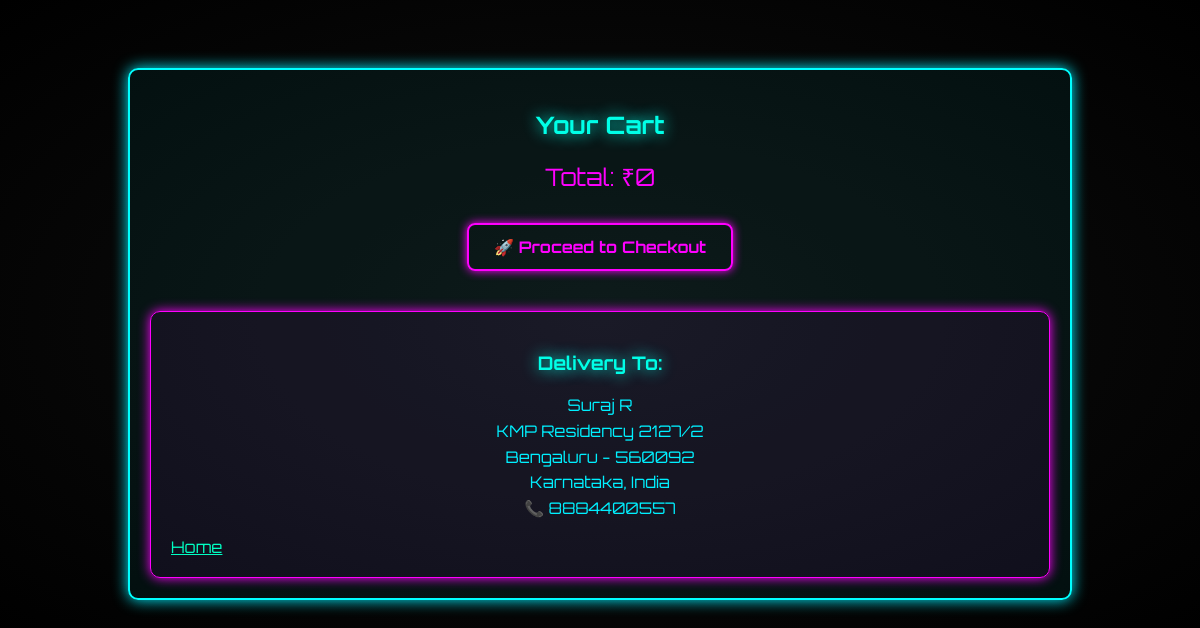
The app's page /cart/ (signed in) with its own data.
### bapp/models.py (models this page shows, shortened)
class Address(models.Model):
    user = models.OneToOneField(User, on_delete=models.CASCADE)
    full_name = models.CharField(max_length=100)
    phone = models.CharField(max_length=15)
    address_line = models.CharField(max_length=255)
    city = models.CharField(max_length=100)
    state = models.CharField(max_length=100)
    zip_code = models.CharField(max_length=10)
    country = models.CharField(max_length=100, default="India")

### bapp/views.py (the view)
# urls.py: path('cart/', views.view_cart, name='view_cart'),
@login_required
def view_cart(request):
    cart_items = CartItem.objects.filter(user=request.user)
    total = sum(item.laptop.price * item.quantity for item in cart_items)
    address = Address.objects.filter(user=request.user).first()
    return render(request, 'cart.html', {
        'cart_items': cart_items,
        'total': total,
        'address': address
    })

### templates/cart.html (shortened to what this page needs)
<!DOCTYPE html>
<html>
<head>
</head>
<body>
  <div class="cart-container">
    <h2>Your Cart</h2>
    <p class="total">Total: ₹{{ total }}</p>
    <a href="{% url 'checkout' %}" class="btn-checkout">🚀 Proceed to Checkout</a>
    <div class="delivery">
      <h3>Delivery To:</h3>
      {% if address %}
        <div class="address-text">
          <p>{{ address.full_name }}<br>
             {{ address.address_line }}<br>
             {{ address.city }} - {{ address.zip_code }}<br>
             {{ address.state }}, {{ address.country }}<br>
             📞 {{ address.phone }}</p>
        </div>
      {% else %}
        <p><a href="{% url 'add_or_update_address' %}">➕ Add delivery address</a></p>
      {% endif %}
      <a href="{% url 'home' %}">Home</a>
    </div>
  </div>
</body>
</html>

### templates/cart.html (style rules this page uses)
body { background: radial-gradient(ellipse at center, #0f0f0f 0%, #000000 100%); color: #00f0ff; font-family: 'Orbitron', sans-serif; padding: 30px; }
h2, h3 { text-align: center; color: #00ffe7; text-shadow: 0 0 15px #00ffe7; }
.cart-container { background-color: rgba(0, 255, 255, 0.05); border: 2px solid #00ffff; box-shadow: 0 0 15px #00f0ff; padding: 20px; border-radius: 10px; max-width: 900px; margin: auto; margin-top: 30px; }
.total { font-size: 1.5em; text-align: center; margin-top: 20px; color: #ff00ff; }
.btn-checkout { display: block; width: fit-content; margin: 30px auto; padding: 12px 25px; background: transparent; border: 2px solid #ff00ff; color: #ff00ff; border-radius: 8px; font-weight: bold; box-shadow: 0 0 10px #ff00ff; transition: 0.3s; text-decoration: none; }
.delivery { margin-top: 40px; padding: 20px; background-color: rgba(255, 0, 255, 0.05); border: 1px solid #ff00ff; box-shadow: 0 0 12px #ff00ff; border-radius: 10px; }
.address-text { line-height: 1.6em; text-align: center; }
a { color: #00ffc3; text-decoration: underline; }

### records on screen
Address: full_name "Suraj R", address_line "KMP Residency 2127/2", city "Bengaluru", zip_code "560092", state "Karnataka", country "India", phone "8884400557"

### other values on screen
{{ total }} "0"
